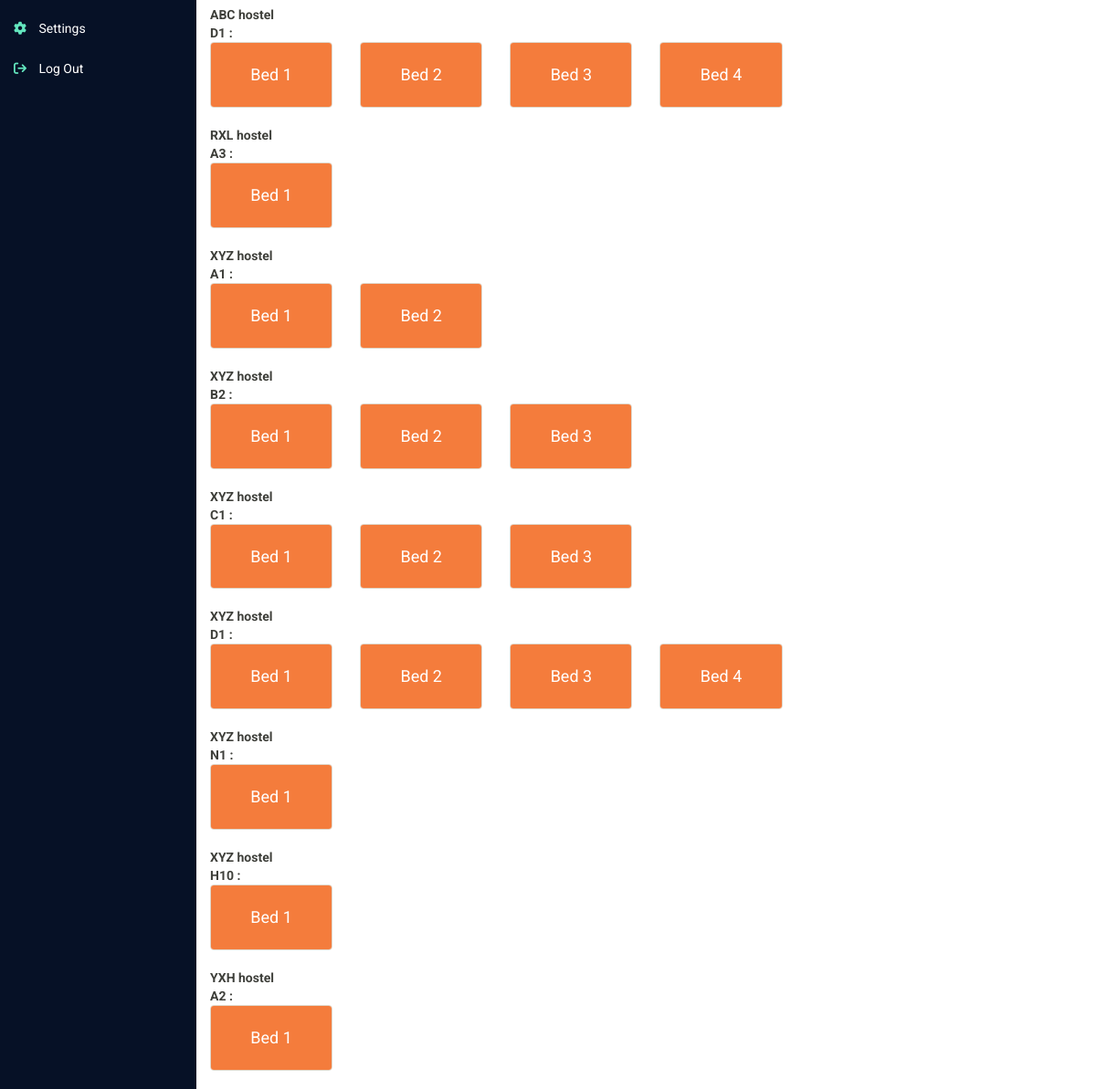
The app's page /admin/room-chart.php (signed in, lower part), older data.
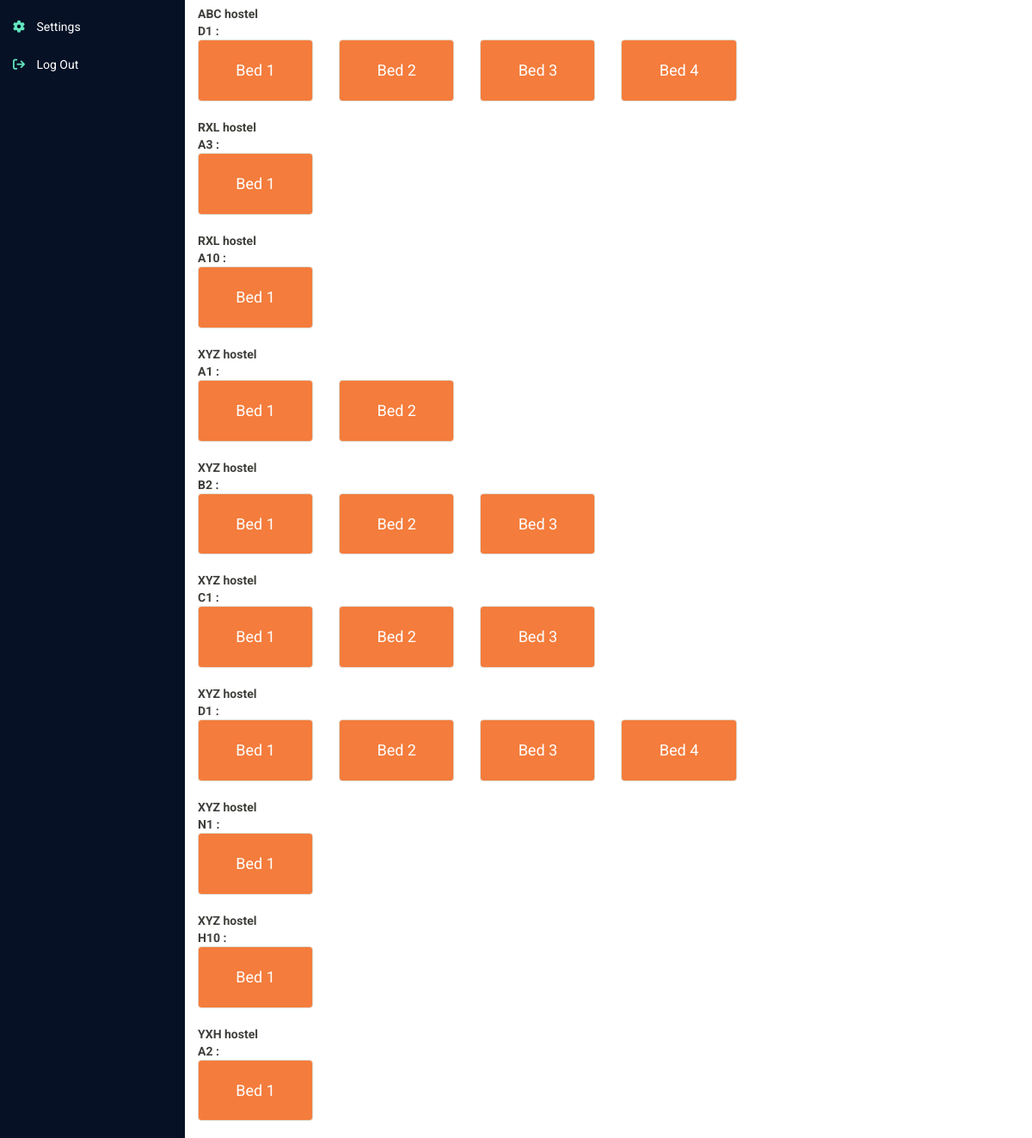
The same page, newer data.
### tables this page shows
CREATE TABLE `rooms` (
  `id` int(11) NOT NULL,
  `seater` int(11) DEFAULT NULL,
  `room_no` varchar(50) NOT NULL,
  `yearlyFees` decimal(15,2) NOT NULL,
  `halfyearlyAmount` decimal(15,2) DEFAULT NULL,
  `gender` varchar(255) NOT NULL,
  `posting_date` timestamp NULL DEFAULT current_timestamp(),
  `clgName` varchar(255) NOT NULL,
  `hostelName` varchar(255) NOT NULL,
  `seatsAvaibility` int(11) DEFAULT NULL,
  `occupiedSeats` int(11) DEFAULT NULL
);

### admin/room-chart.php (the view, shortened to what this page needs)
<?php
include('includes/config.php');
?>
<!doctype html>
<html lang="en" class="no-js">
<head>
	<link rel="stylesheet" href="css/font-awesome.min.css">
	<link rel="stylesheet" href="css/bootstrap.min.css">
	<link rel="stylesheet" href="css/dataTables.bootstrap.min.css">
	<link rel="stylesheet" href="css/bootstrap-social.css">
	<link rel="stylesheet" href="css/bootstrap-select.css">
	<link rel="stylesheet" href="css/fileinput.min.css">
	<link rel="stylesheet" href="css/awesome-bootstrap-checkbox.css">
	<link rel="stylesheet" href="css/style.css">
    <link rel="stylesheet" href="https://cdnjs.cloudflare.com/ajax/libs/font-awesome/6.6.0/css/all.min.css" />
</head>
<body>
	<div class="ts-main-content">
		<?php include("includes/sidebar.php");?>
		<div class="content-wrapper">
			<div class="container-fluid">
				<div class="row">
					<div class="col-md-12">
						<div class="row">
							<div class="col-md-12" style="margin-top: 20px;">
                            <?php
                                    $ret = "SELECT * FROM rooms WHERE 1";
                                    $ret .= " ORDER BY hostelName";
                                    $stmt = $mysqli->prepare($ret);
                                    $stmt->execute();
                                    $res = $stmt->get_result();
                                    while ($row = $res->fetch_object()){
                                ?>
                                    <div>
                                        <b><?php echo $row->hostelName; ?></b>
                                    </div>
                                    <div>
                                        <b><?php echo $row->room_no; ?> :</b>
                                    </div>
                                    <div class="row">
                                        <?php
                                        $count = 1;
                                        ?>
                                        <?php
                                        while($count <= $row->seater){
                                        ?>
                                        <div class="col-md-2">
                                                <div class="panel panel-default">
                                                    <div class="panel-body bk-warning text-light">
                                                        <div class="stat-panel text-center">
                                                            <div class="stat-panel-number h4 ">Bed <?php echo $count;?></div>
                                                        </div>
                                                    </div>
                                                </div>
                                            </div>
                                            <?php
                                                $count++;
                                                }
                                            ?>
                                    </div>
                                    <?php
                                        }
                                    ?>
							</div>
						</div>
					</div>
				</div>
			</div>
		</div>
	</div>
</body>
</html>

Row changes from the older to the newer data that the page shows:
added rooms: hostelName "RXL hostel", room_no "A10"
